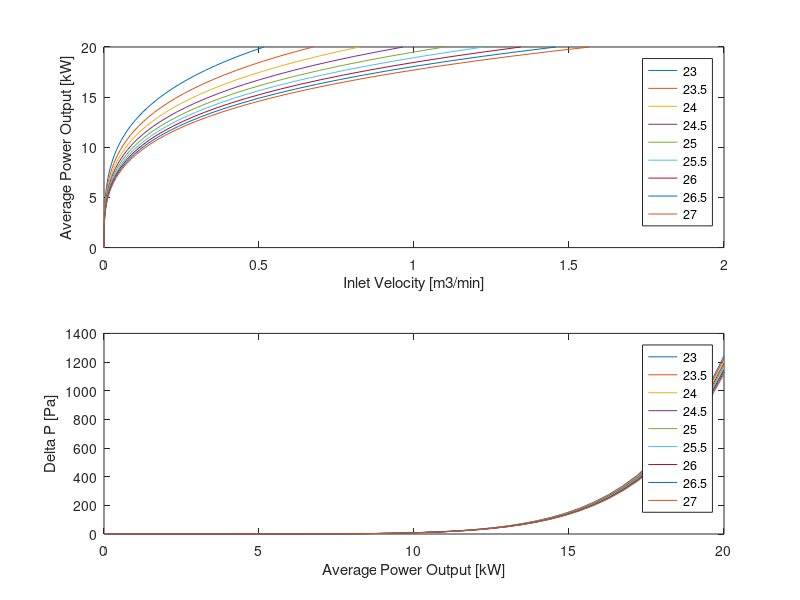

The MATLAB source for this figure:
%% Bank of Tubes Analysis on Subpack Cooling
clear all 
close all
%% Assumptions
%Nusselt Number correlation does not technically hold true since our flow
%regieme changes as a function of our velocity, however it is a decent
%enough of an approximation

%Average internal resistance of cell used
%Entropic heat not accounted for

%Air properties only evaluated at 30C and 50C
%% Parameters
P_avg = 18.6; % [kW] Average power 
P_max = 20; % [kW] Max power 


%Cell Spacing (from center of one cell to another)
% s_t = 23*10^-3; % [m] traverse spacing
% s_l = 24*10^-3; % [m] longitudinal spacing
s_t = 23*10^-3 : 0.5e-3 : 27e-3; % [m] traverse spacing
s_l = 24e-3; % [m] longitudinal spacing
%s_l = 23*10^-3 : 0.5e-3 : 27e-3; % [m] longitudinal spacing
%s_d = sqrt(s_l^2 + s_t^2); %[m] diagonal spacing

%Constants Based on Cell Config 
%C1= 0.35*(s_t/s_l)^(1/5);
%C1 = 0.9;
C2 = 0.95;
m = 0.6;
%m = 0.4

%Cell Properties
T_cell_max = 50; %[C] 
T_ambient = 35; %[C]
N_rows = 12; % Number of rows
N_cells = 6; % Number of cells per row
totalcells = N_rows*N_cells;
D_cell = 21.55 *10^-3; %[m] Cell diameter
R_cell = D_cell/2; % [m] Cell radius
%R_cell = 12.93e-3; % this is gerater than radius of the cell, larger
%surface area = lower pressure drop
k_cell = 2.21; %[W /m K] 
L_cell = 70.15*10^-3; % [m] Cell length/height
SA_cell = 0.5*(L_cell-12.7*10^-3)*2*pi*R_cell; %[m^2] Surface Area of cell
R_internal = 0.0135061; % [Ohms]

%Air Properties at 30 C
rho = 1.164; % [kg/m^3]
Cp = 1006; % [J/kg K]
mu = 18.72*10^-6; % [N s/m^2]
k = 26.62*10^-3; % [W/m K] 
Pr = mu*Cp/k; %

%Air Properties at 50 C (Surface Temp)
rho_s = 1.093; % [kg/m^3]
Cp_s = 1007; % [J/kg K]
mu_s = 19.53*10^-6; % [N s/m^2]
k_s = 28.08*10^-3; % [W/m K]
Pr_s = mu_s*Cp_s/k_s; %


%Pack Properties
V_nom = 432; % [V]



%% Calculations

% For s_l = 24 mm

%Matrix Initialization
n = 40; % number of intervals
P = 0:P_avg/n:P_max;
V_inlet = size(P);
P_delta = size(P);

for j = 1:length(s_t)
    for i = 1:length(P)
        P_avg = P(i);
        %Heat generation and temperature calcs
        I = (P_avg*1000/V_nom)/3; %[A]
        q_total = I^2*R_internal; % [W]
        q_vol_gen = q_total/(pi*R_cell^2*L_cell); % [W/m^3]
        T_s = T_cell_max-(q_vol_gen*R_cell^2)/(4*k_cell); % [K]
        
        %Heat transfer coefficient 
        h= q_total/((T_s-T_ambient)*SA_cell);
        
        %Flow characteristics
        C1 = 0.35*(s_t(j)/s_l)^(1/5);
        Nu = h*D_cell/k_s;
        Re_max = (Nu/(C1*C2*Pr^0.36*(Pr/Pr_s)^0.25))^(1/m);
        
        %Checking where max velocity occurs

        s_d(j) = sqrt(s_l^2 + (s_t(j)/2)^2); %[m] diagonal spacing

        A1 = (s_t(j)-D_cell);
        A2 = 2*(s_d(j)-D_cell);
        if A2<A1
            V_max = Re_max*mu/(rho*2*(s_d(j)-D_cell)); %Vmax is at A2, denominator is just diameter
            V_inlet(j,i) = V_max*2*(s_d(j)-D_cell)/s_t(j);
        else
            V_max = Re_max*mu/(D_cell); %Vmax is at A1
            V_inlet(j,i) = V_max*(s_t(j)-D_cell)/s_t(j);
        end
        
        %Pressure Drop
        
        P_l = s_l/D_cell;
        P_t = s_t(j)/D_cell;
        Pans = (P_t-1)/(P_l-1);
        P_ratio = P_t/P_l;

        %Rough estimates of pressure drop coefficient
        X=1.1; % staggered graph
        f = 0.9; % staggered graph
        f = 0.9;
        P_delta(j,i) = N_rows*X*(rho*V_max^2/2)*f; %[Pa]
    
        Ts_minus_To(j,i) = (T_cell_max-T_ambient)*exp((-pi*D_cell/1000*totalcells*h)/(rho*V_inlet(i)*N_cells*s_t(j)/1000*Cp*1000));
        logmeantempdiff(j,i) = (T_cell_max-T_ambient-Ts_minus_To(i))/log((T_cell_max-T_ambient)/Ts_minus_To(i)); %degC, difference in inlet and outlet air temp
        heattransferrate(j,i)= totalcells*h*pi*D_cell*logmeantempdiff(i)/1000; %kW/m
    end
end

%% Plotting
figure()
subplot(2,1,1)
plot(V_inlet*0.01018*60,P);
xlabel('Inlet Velocity [m3/min]')
ylabel('Average Power Output [kW]')
legend('23','23.5','24','24.5','25','25.5','26','26.5','27')

subplot(2,1,2)
plot(P,P_delta)
ylabel('Delta P [Pa]')
xlabel('Average Power Output [kW]')
legend('23','23.5','24','24.5','25','25.5','26','26.5','27')